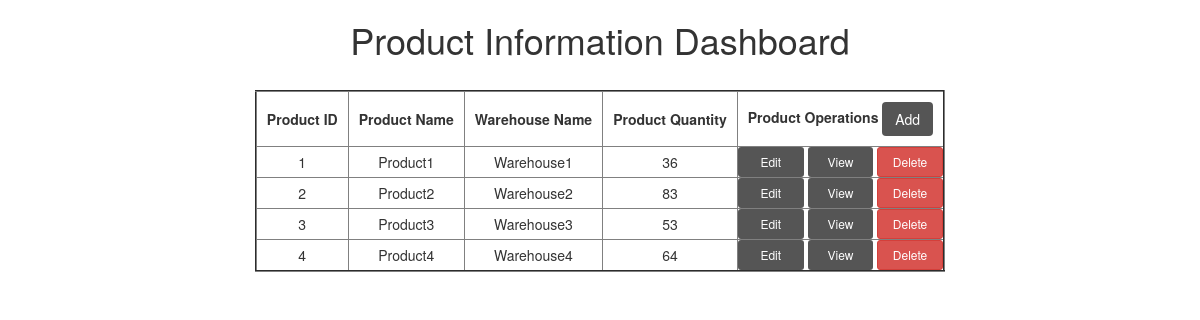
/product_index/, run on the app's committed database.
### ManageApp/models.py (models this page shows, shortened)
class Product(models.Model):
    product_id = models.AutoField(primary_key=True)
    product=models.CharField(max_length=100)
    warehouse=models.CharField(max_length=100)
    qty=models.IntegerField()
    created=models.DateTimeField(auto_now_add=True)
    updated=models.DateTimeField(auto_now=True)

### ManageApp/views.py (the view)
# urls.py: path('product_index/', views.product_inventory_table),
def product_inventory_table(request):
    products=Product.objects.all()
    return render(request,'ManageApp/product_inventory.html',{'products':products})

### templates/ManageApp/product_inventory.html
<!DOCTYPE html>
{%extends 'ManageApp/base.html'%}
{%block body_block%}
    <h1>Product Information Dashboard</h1><br>
    {%if products%}
    <table border="2">
        <thead align="center">
            <th style="padding:10px;">Product ID</th>
            <th style="padding:10px;">Product Name</th>
            <th style="padding:10px;">Warehouse Name</th>
            <th style="padding:10px;">Product Quantity</th>
            <th style="padding:10px;">Product Operations
            <a href="/product_create" role="button" class="btn btn-md" style="background-color:#555555;color: white;">Add</a></th>
        </thead>
        {%for product in products%}
        <tr align="center">
            <td>{{product.product_id}}</td>
            <td>{{product.product}}</td>
            <td>{{product.warehouse}}</td>
            <td>{{product.qty}}</td>
            <td>
                <a href="/product_update/{{product.product_id}}" role="button" class="btn btn-sm" style="width:32%;background-color:#555555;color: white;">Edit</a>
                <a href="/product_retrieve/{{product.product_id}}" role="button" class="btn btn-sm" style="width:32%;background-color:#555555;color: white;">View</a>
                <a href="/product_delete/{{product.product_id}}" role="button" class="btn btn-danger btn-sm" style="width:32%;">Delete</a>
            </td>
        </tr>
        {%endfor%}
    </table>
    {%else%}
    <p>No Product Found</p>
    {%endif%}
{%endblock%}

### data on the page
Product: product_id "1", product "Product1", warehouse "Warehouse1", qty "36"
Product: product_id "2", product "Product2", warehouse "Warehouse2", qty "83"
Product: product_id "3", product "Product3", warehouse "Warehouse3", qty "53"
Product: product_id "4", product "Product4", warehouse "Warehouse4", qty "64"
